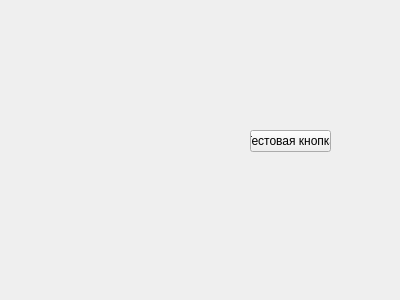
<?xml version="1.0" encoding="UTF-8"?>
<ui version="4.0">
 <class>Form</class>
 <widget class="QWidget" name="Form">
  <property name="geometry">
   <rect>
    <x>0</x>
    <y>0</y>
    <width>400</width>
    <height>300</height>
   </rect>
  </property>
  <property name="windowTitle">
   <string>Form</string>
  </property>
  <widget class="QPushButton" name="pushButton">
   <property name="geometry">
    <rect>
     <x>250</x>
     <y>130</y>
     <width>81</width>
     <height>22</height>
    </rect>
   </property>
   <property name="text">
    <string>Тестовая кнопка</string>
   </property>
  </widget>
 </widget>
 <resources/>
 <connections/>
</ui>
